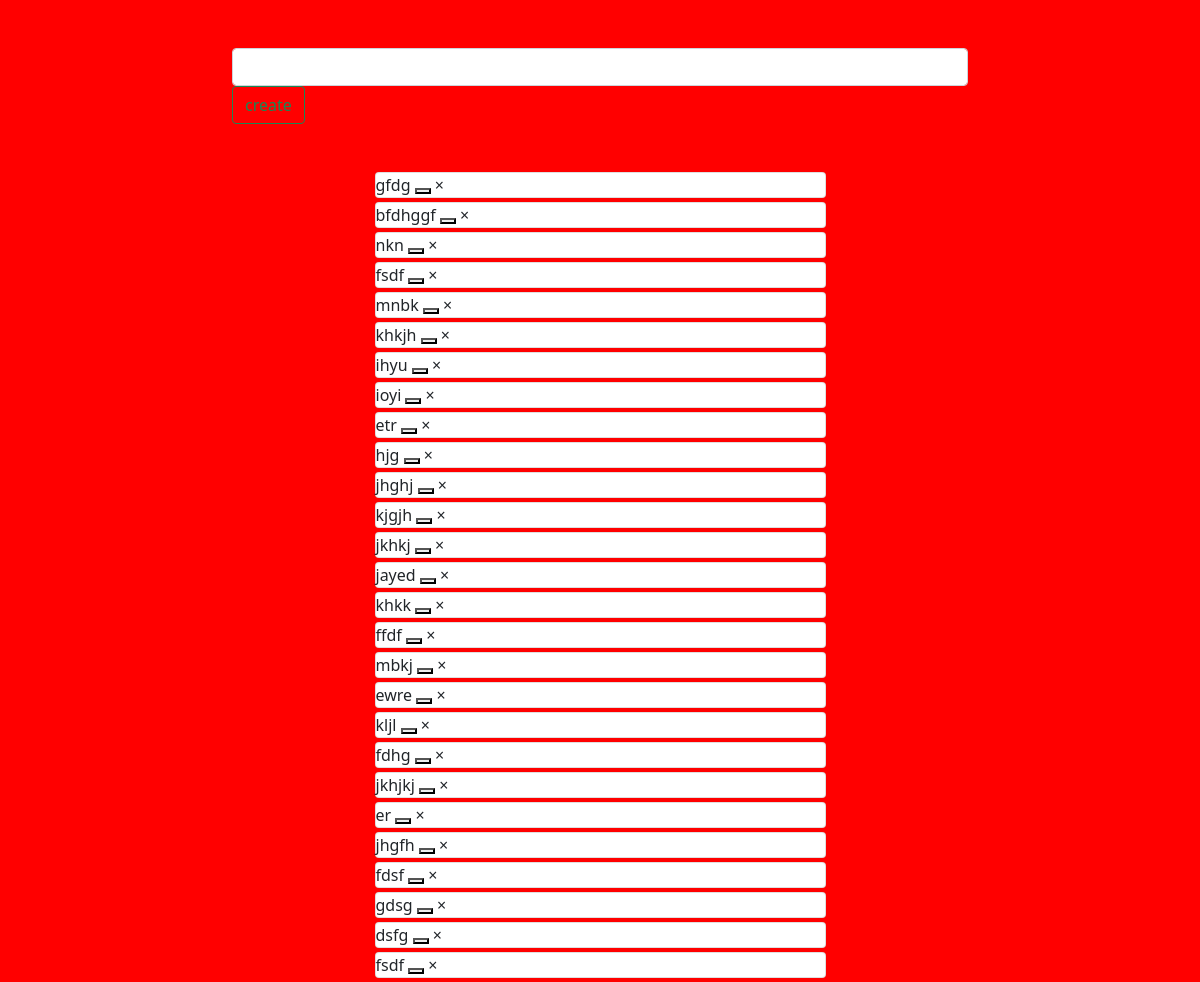
The page /task/ on the database as committed earlier.
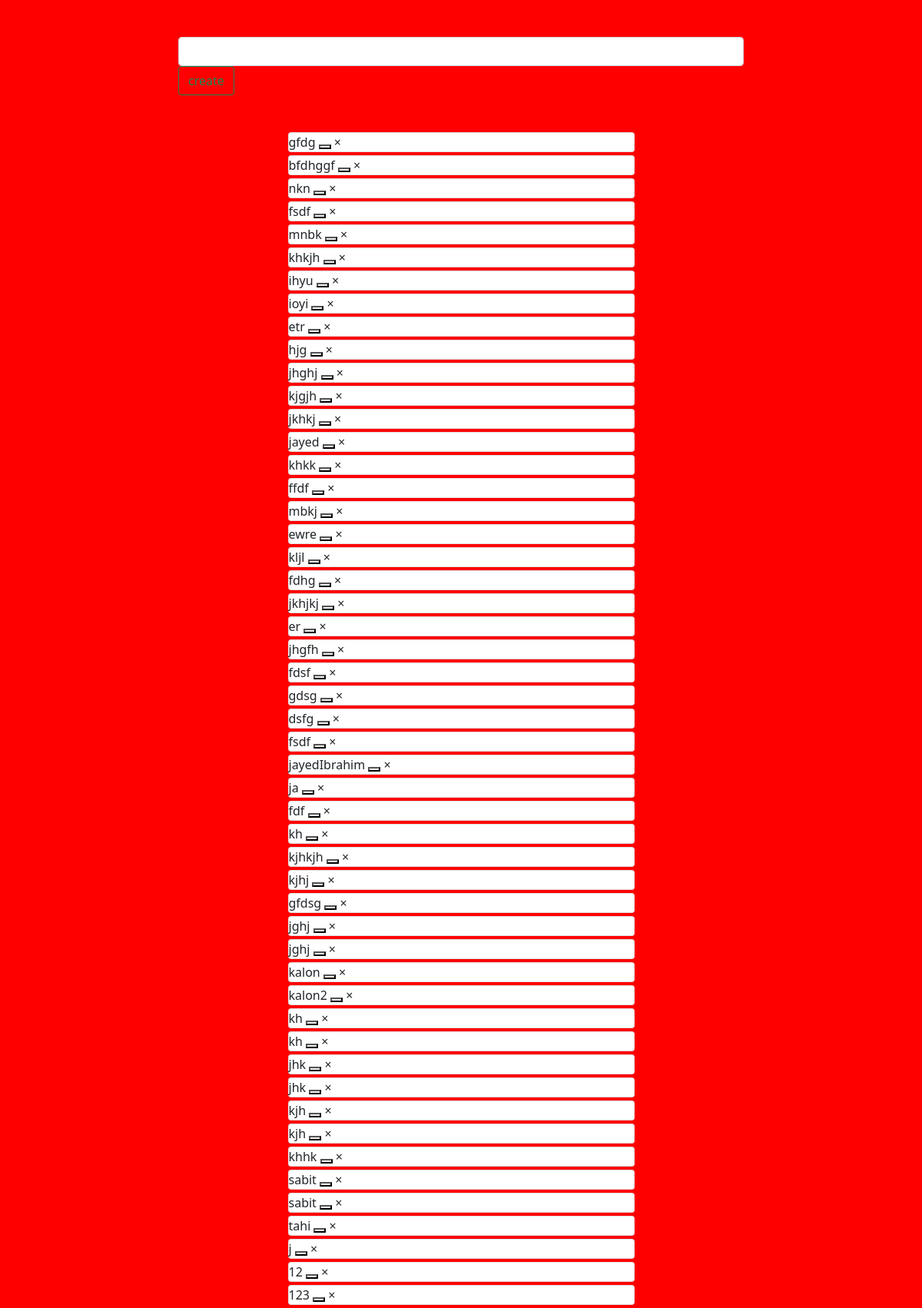
The same page on the database as committed later.
### task/models.py (models this page shows)
class Task(models.Model):
    title=models.CharField(max_length=50)
    date=models.DateTimeField(auto_now_add=True)
    complete=models.BooleanField(default=False)

### task/views.py (the view, shortened to what this page needs)
# urls.py: path('', Tasklist.as_view(), name='task_list_url'),
class Tasklist(View):
    def get(self,request):
        form =TaskFrom()
        tasks=Task.objects.all()
        return render(request,'task/task_list.html',context={'form':form,'tasks':tasks})

### task/forms.py
class TaskFrom(forms.ModelForm):
    class Meta:
        model=Task
        fields=['title']
        widgets={
            'title': forms.TextInput(attrs={'class': 'form-control'})
            }

### templates/task/task_list.html (shortened to what this page needs)
{% extends 'base.html' %}
{% block content %}
<div class="col-8 mt-5">
    <form class="form-inline" method="POST" id="createform" data-url="task_list_url">
        {% for field in form %}
        {{field}}
        {% endfor %}
        <input type="button" id="createbutton" class="btn btn-outline-success" value="create"></<input>
       </form>
</div>
<div class="col-5 mt-5" id="listoftask">
    {% for i in tasks %}
   <div class="card mb-1" id="taskcard" data-id="{{i.id}}" style="{% if i.completed %} text-decoration: line-through {% endif %} ">
    <div class="card.body">
    {{i.title}}
    <button type="button" id="closebutton" class="close float-right" data-no="{{i.id}}"></button>
    <span aria-hidden="true">&times;</span>
</div>
</div>
{% endfor %}
</div>
{% endblock content %}

### templates/base.html (shortened to what this page needs)
{% load static %}
<!DOCTYPE html>
<html lang="en">
<head>
    <link href="https://cdn.jsdelivr.net/npm/bootstrap@5.0.2/dist/css/bootstrap.min.css" rel="stylesheet">
    <link rel="stylesheet" href="{% static 'css/style.css' %}">
</head>
<body>
<div class="container">
    <div class="row justify-content-center" >
{% block content %}
{% endblock content %}
</div>
</div>
</body>
</html>

### static/css/style.css (style rules this page uses)
body { background-color: red; }

Rows that differ between the two databases and show on the page:
added Task: title "jayedIbrahim"
added Task: title "ja"
added Task: title "fdf"
added Task: title "kh"
added Task: title "kjhkjh"
added Task: title "kjhj"
added Task: title "gfdsg"
added Task: title "jghj"
added Task: title "jghj"
added Task: title "kalon"
added Task: title "kalon2"
added Task: title "kh"
added Task: title "kh"
added Task: title "jhk"
added Task: title "jhk"
added Task: title "kjh"
added Task: title "kjh"
added Task: title "khhk"
added Task: title "sabit"
added Task: title "sabit"
added Task: title "tahi"
added Task: title "j"
added Task: title "12"
added Task: title "123"
